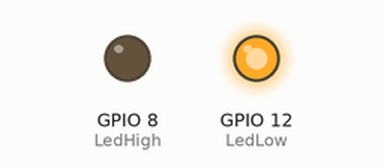
Recording of a sketch running on a simulated ESP32. On the bench: output pins drawn as LEDs (lit = HIGH). WiFi joins after 1.5 s; servers stay silent unless stated; web services answer with replies made up by the test bench; what the sketch prints to the serial monitor is not drawn. At 4.7 s the program puts the board to deep sleep or switches it off; the recording ends there.

Above: at 0.1 s.
Timing chart, 0 to 4.7 s (numbered marks = the images above):
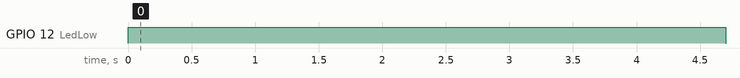

Measured:
- by itself, GPIO 12 (LedLow): LOW → HIGH at 0.00 s, → LOW 4.7 s later

The sketch:

WtPv2.ino
```cpp
#include <WiFi.h>
#include <HTTPClient.h>

const int Sensor = 34;
const int soilMoistlvlLow = 844;
const int soilMoistlvlHigh = 377;

const int LedHigh = 8;
const int LedLow = 12;

const char* ssid = "WIFI_SSID";
const char* password = "WIFI_PASSWORD";

const char* alertServer = "http://api.callmebot.com/whatsapp.php?phone=YOUR_NUMBER&text=Water+your+Plant!&apikey=YOUR_KEY";

void setup() {
  Serial.begin(115200);
  pinMode(Sensor, INPUT);

  pinMode(LedHigh, OUTPUT);
  pinMode(LedLow, OUTPUT);

  int soilMoist = analogRead(Sensor);
  Serial.print("Analog Value: ");
  Serial.print(soilMoist);

  int percentSoilMoist = map(soilMoist, soilMoistlvlHigh, soilMoistlvlLow, 100, 0);
  Serial.print("\t");
  Serial.print(percentSoilMoist);
  Serial.println(" %");

  if (percentSoilMoist < 30) {
    digitalWrite(LedLow, HIGH);
    digitalWrite(LedHigh, LOW);

    sendPhoneAlert();

  } else {
    digitalWrite(LedLow, LOW);
    digitalWrite(LedHigh, HIGH);
  }

  delay(3000);

  digitalWrite(LedLow, LOW);
  digitalWrite(LedHigh, LOW);

  Serial.println("Sleep Mode (30min)");
  esp_sleep_enable_timer_wakeup(30ULL * 60ULL * 1000000ULL);
  esp_deep_sleep_start();
}

void loop() {
}

void sendPhoneAlert() {
  if (WiFi.status() != WL_CONNECTED) {
    WiFi.begin(ssid, password);
    unsigned long startAttemptTime = millis();

    while (WiFi.status() != WL_CONNECTED && millis() - startAttemptTime < 10000) {
      delay(500);
      Serial.print(".");
    }
  }

  if (WiFi.status() == WL_CONNECTED) {
    Serial.println("\nWifi connected...");
    HTTPClient http;
    http.begin(alertServer);
    int httpResponseCode = http.GET();

    if (httpResponseCode > 0) {
      Serial.println("Connected Sucessfully!");
    } else {
      Serial.print("Not Connected: ");
      Serial.println(httpResponseCode);
    }
    http.end();

    WiFi.disconnect(true);
  } else {
    Serial.println("\nCoulnt create a Wifi connection!.");
  }
}
```
